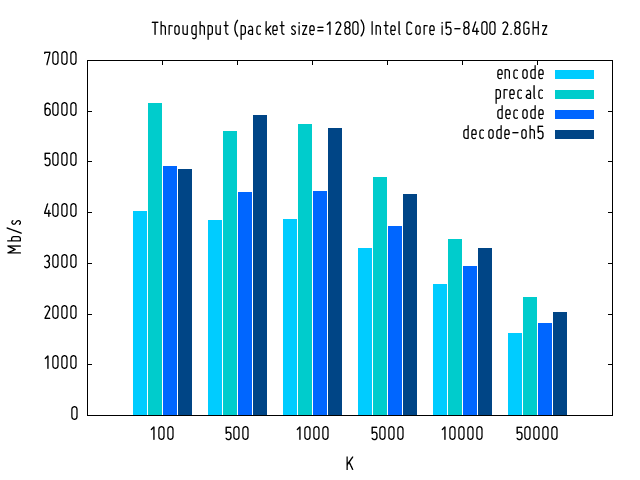

This figure's gnuplot source:
set terminal png font "Miso, 16"
set output 'graph.png'

set style data histogram
set style histogram cluster gap 1

set style fill solid border rgb "#ffffff"
set auto x
set title "Throughput (packet size=1280) Intel Core i5-8400 @ 2.8GHz"
set xlabel "K"
set ylabel "Mb/s"
set yrange [0:*]
plot 'graph.dat' using 2:xtic(1) lc rgb "#00ccff" title  col, \
        '' using 3:xtic(1) lc rgb "#00cccc" title col, \
        '' using 4:xtic(1) lc rgb "#0066ff" title col, \
        '' using 5:xtic(1) lc rgb "#004586" title col
